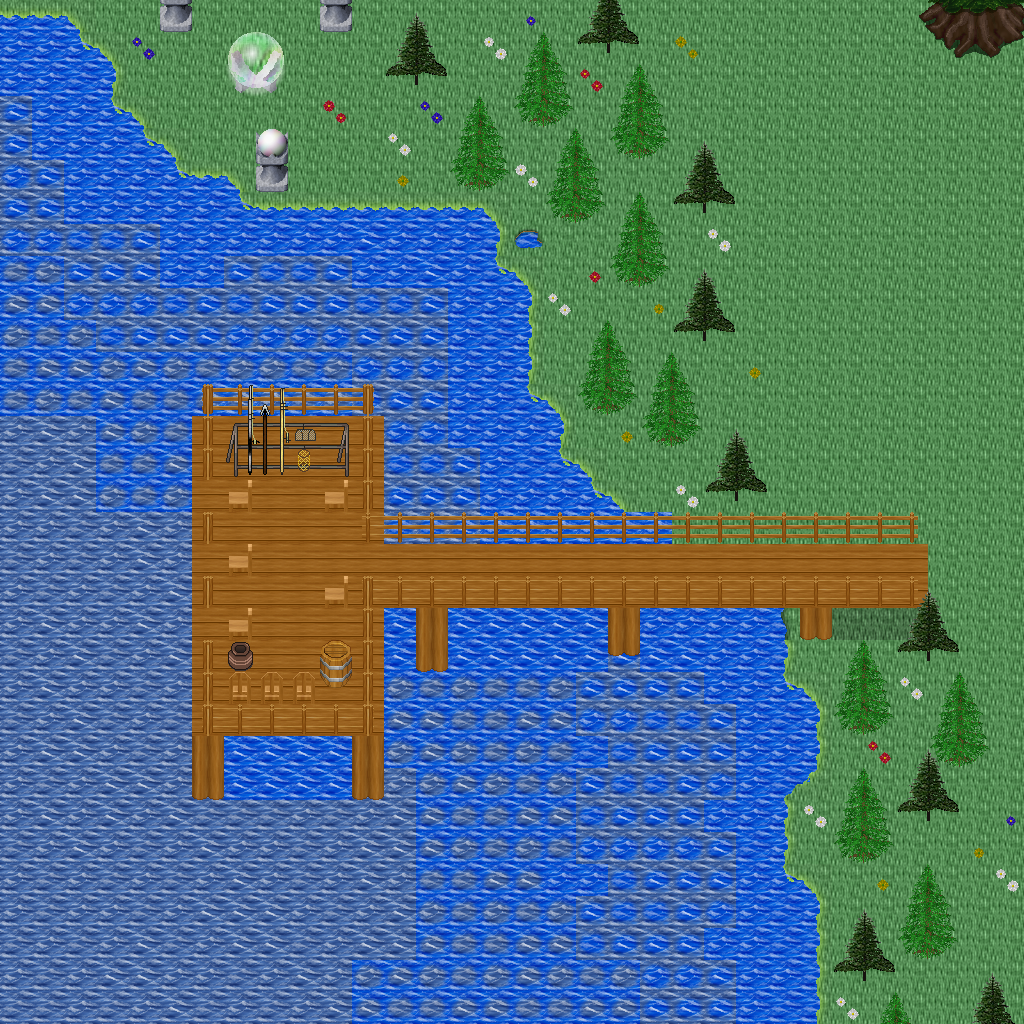

This game map was drawn from its Tiled (.tmx) file and the tilesets committed beside it. A one-line description and the trimmed map source follow:
An orthogonal 32x32 tile map with 32x32 px tiles, 5 tile layers (Ground, Objects, Objects2, Above, ...), 1 hidden layer not drawn, 60 tilesets.

<map version="1.10" tiledversion="1.11.0" orientation="orthogonal" renderorder="right-down" width="32" height="32" tilewidth="32" tileheight="32" infinite="0" nextlayerid="11" nextobjectid="1">
 <tileset firstgid="1" name="logic_collision" tilewidth="32" tileheight="32" tilecount="1" columns="1">
  <image source="../drawable/logic_collision.png" width="32" height="32" />
 </tileset>
 <tileset firstgid="2" name="building_decoration_orbpedestal" tilewidth="32" tileheight="32" tilecount="2" columns="1">
  <image source="../drawable/building_decoration_orbpedestal.png" width="32" height="64" />
 </tileset>
 <tileset firstgid="4" name="building_decoration_chimney" tilewidth="32" tileheight="32" tilecount="2" columns="1">
  <image source="../drawable/building_decoration_chimney.png" width="32" height="64" />
 </tileset>
 <tileset firstgid="6" name="item_statue_fairypool" tilewidth="32" tileheight="32" tilecount="16" columns="2">
  <image source="../drawable/item_statue_fairypool.png" width="64" height="256" />
 </tileset>
 <tileset firstgid="22" name="building_decoration_stone_details" tilewidth="32" tileheight="32" tilecount="4" columns="2">
  <image source="../drawable/building_decoration_stone_details.png" width="64" height="64" />
 </tileset>
 <tileset firstgid="26" name="building_door_closed" tilewidth="32" tileheight="32" tilecount="1" columns="1">
  <image source="../drawable/building_door_closed.png" width="32" height="32" />
 </tileset>
 <tileset firstgid="27" name="building_door_door" tilewidth="32" tileheight="32" tilecount="6" columns="3">
  <image source="../drawable/building_door_door.png" width="96" height="64" />
 </tileset>
 <tileset firstgid="33" name="building_fence_fence_chunky" tilewidth="32" tileheight="32" tilecount="21" columns="3">
  <image source="../drawable/building_fence_fence_chunky.png" width="96" height="224" />
 </tileset>
 <tileset firstgid="54" name="building_roof_blue" tilewidth="32" tileheight="32" tilecount="20" columns="5">
  <image source="../drawable/building_roof_blue.png" width="160" height="128" />
 </tileset>
 <tileset firstgid="74" name="building_roof_green" tilewidth="32" tileheight="32" tilecount="20" columns="5">
  <image source="../drawable/building_roof_green.png" width="160" height="128" />
 </tileset>
 <tileset firstgid="94" name="building_roof_red" tilewidth="32" tileheight="32" tilecount="20" columns="5">
  <image source="../drawable/building_roof_red.png" width="160" height="128" />
 </tileset>
 <tileset firstgid="114" name="building_roof_red2" tilewidth="32" tileheight="32" tilecount="20" columns="5">
  <image source="../drawable/building_roof_red2.png" width="160" height="128" />
 </tileset>
 <tileset firstgid="134" name="building_roof_roof_borders" tilewidth="32" tileheight="32" tilecount="9" columns="3">
  <image source="../drawable/building_roof_roof_borders.png" width="96" height="96" />
 </tileset>
 <tileset firstgid="143" name="building_roof_yellow" tilewidth="32" tileheight="32" tilecount="20" columns="5">
  <image source="../drawable/building_roof_yellow.png" width="160" height="128" />
 </tileset>
 <tileset firstgid="163" name="building_window_window_long" tilewidth="32" tileheight="32" tilecount="3" columns="3">
  <image source="../drawable/building_window_window_long.png" width="96" height="32" />
 </tileset>
 <tileset firstgid="166" name="ground_cobbled_paving" tilewidth="32" tileheight="32" tilecount="1" columns="1">
  <image source="../drawable/ground_cobbled_paving.png" width="32" height="32" />
 </tileset>
 <tileset firstgid="167" name="ground_gravel" tilewidth="32" tileheight="32" tilecount="1" columns="1">
  <image source="../drawable/ground_gravel.png" width="32" height="32" />
 </tileset>
 <tileset firstgid="168" name="ground_stone_floors" tilewidth="32" tileheight="32" tilecount="6" columns="3">
  <image source="../drawable/ground_stone_floors.png" width="96" height="64" />
 </tileset>
 <tileset firstgid="174" name="ground_ground" tilewidth="32" tileheight="32" tilecount="33" columns="3">
  <image source="../drawable/ground_ground.png" width="96" height="352" />
 </tileset>
 <tileset firstgid="207" name="plant_bush_various_small" tilewidth="32" tileheight="32" tilecount="9" columns="3">
  <image source="../drawable/plant_bush_various_small.png" width="96" height="96" />
 </tileset>
 <tileset firstgid="216" name="plant_flower_daisy_blue" tilewidth="32" tileheight="32" tilecount="8" columns="2">
  <image source="../drawable/plant_flower_daisy_blue.png" width="64" height="128" />
 </tileset>
 <tileset firstgid="224" name="plant_flower_daisy_red" tilewidth="32" tileheight="32" tilecount="8" columns="2">
  <image source="../drawable/plant_flower_daisy_red.png" width="64" height="128" />
 </tileset>
 <tileset firstgid="232" name="plant_flower_daisy_white" tilewidth="32" tileheight="32" tilecount="8" columns="2">
  <image source="../drawable/plant_flower_daisy_white.png" width="64" height="128" />
 </tileset>
 <tileset firstgid="240" name="plant_flower_daisy_yellow" tilewidth="32" tileheight="32" tilecount="8" columns="2">
  <image source="../drawable/plant_flower_daisy_yellow.png" width="64" height="128" />
 </tileset>
 <tileset firstgid="248" name="plant_tree_spruce" tilewidth="32" tileheight="32" tilecount="6" columns="2">
  <image source="../drawable/plant_tree_spruce.png" width="64" height="96" />
 </tileset>
 <tileset firstgid="254" name="item_pot_pot_purple" tilewidth="32" tileheight="32" tilecount="1" columns="1">
  <image source="../drawable/item_pot_pot_purple.png" width="32" height="32" />
 </tileset>
 <tileset firstgid="255" name="item_pot_pot_tall" tilewidth="32" tileheight="32" tilecount="2" columns="1">
  <image source="../drawable/item_pot_pot_tall.png" width="32" height="64" />
 </tileset>
 <tileset firstgid="257" name="item_pot_small_barrel" tilewidth="32" tileheight="32" tilecount="2" columns="1">
  <image source="../drawable/item_pot_small_barrel.png" width="32" height="64" />
 </tileset>
 <tileset firstgid="259" name="item_postbox" tilewidth="32" tileheight="32" tilecount="4" columns="2">
  <image source="../drawable/item_postbox.png" width="64" height="64" />
 </tileset>
 <tileset firstgid="263" name="furniture_chair_wooden_pale" tilewidth="32" tileheight="32" tilecount="4" columns="2">
  <image source="../drawable/furniture_chair_wooden_pale.png" width="64" height="64" />
 </tileset>
 <tileset firstgid="267" name="furniture_table_wooden" tilewidth="32" tileheight="32" tilecount="1" columns="1">
  <image source="../drawable/furniture_table_wooden.png" width="32" height="32" />
 </tileset>
 <tileset firstgid="268" name="furniture_table_brick_base" tilewidth="32" tileheight="32" tilecount="3" columns="3">
  <image source="../drawable/furniture_table_brick_base.png" width="96" height="32" />
 </tileset>
 <tileset firstgid="271" name="furniture_light_iron_lamp" tilewidth="32" tileheight="32" tilecount="3" columns="1">
  <image source="../drawable/furniture_light_iron_lamp.png" width="32" height="96" />
 </tileset>
 <tileset firstgid="274" name="furniture_light_flames" tilewidth="32" tileheight="32" tilecount="6" columns="6">
  <image source="../drawable/furniture_light_flames.png" width="192" height="32" />
 </tileset>
 <tileset firstgid="280" name="furniture_sink_dark_side_on" tilewidth="32" tileheight="32" tilecount="6" columns="3">
  <image source="../drawable/furniture_sink_dark_side_on.png" width="96" height="64" />
 </tileset>
 <tileset firstgid="286" name="ground_grass_corners" tilewidth="32" tileheight="32" tilecount="24" columns="6">
  <image source="../drawable/ground_grass_corners.png" width="192" height="128" />
 </tileset>
 <tileset firstgid="310" name="ground_grass_edges" tilewidth="32" tileheight="32" tilecount="36" columns="12">
  <image source="../drawable/ground_grass_edges.png" width="384" height="96" />
 </tileset>
 <tileset firstgid="346" name="plant_tree_tree_fluffy" tilewidth="32" tileheight="32" tilecount="12" columns="4">
  <image source="../drawable/plant_tree_tree_fluffy.png" width="128" height="96" />
 </tileset>
 <tileset firstgid="358" name="ground_water_dungeon_water" tilewidth="32" tileheight="32" tilecount="30" columns="3">
  <image source="../drawable/ground_water_dungeon_water.png" width="96" height="320" />
 </tileset>
 <tileset firstgid="388" name="furniture_table_wooden_rectangular" tilewidth="32" tileheight="32" tilecount="9" columns="3">
  <image source="../drawable/furniture_table_wooden_rectangular.png" width="96" height="96" />
 </tileset>
 <tileset firstgid="397" name="item_statue_metal_and_stone" tilewidth="32" tileheight="32" tilecount="6" columns="3">
  <image source="../drawable/item_statue_metal_and_stone.png" width="96" height="64" />
 </tileset>
 <tileset firstgid="403" name="ground_fire_fire" tilewidth="32" tileheight="32" tilecount="27" columns="3">
  <image source="../drawable/ground_fire_fire.png" width="96" height="288" />
 </tileset>
 <tileset firstgid="430" name="furniture_table_bench" tilewidth="32" tileheight="32" tilecount="3" columns="3">
  <image source="../drawable/furniture_table_bench.png" width="96" height="32" />
 </tileset>
 <tileset firstgid="433" name="plant_bush_hosta" tilewidth="32" tileheight="32" tilecount="9" columns="3">
  <image source="../drawable/plant_bush_hosta.png" width="96" height="96" />
 </tileset>
 <tileset firstgid="442" name="plant_tree_tree_green" tilewidth="32" tileheight="32" tilecount="88" columns="8">
  <image source="../drawable/plant_tree_tree_green.png" width="256" height="352" />
 </tileset>
 <tileset firstgid="530" name="item_sign_large" tilewidth="32" tileheight="32" tilecount="15" columns="5">
  <image source="../drawable/item_sign_large.png" width="160" height="96" />
 </tileset>
 <tileset firstgid="545" name="building_wall_wall_brown" tilewidth="32" tileheight="32" tilecount="12" columns="3">
  <image source="../drawable/building_wall_wall_brown.png" width="96" height="128" />
 </tileset>
 <tileset firstgid="557" name="ground_green_paving_4" tilewidth="32" tileheight="32" tilecount="3" columns="3">
  <image source="../drawable/ground_green_paving_4.png" width="96" height="32" />
 </tileset>
 <tileset firstgid="560" name="item_swing" tilewidth="32" tileheight="32" tilecount="4" columns="2">
  <image source="../drawable/item_swing.png" width="64" height="64" />
 </tileset>
 <tileset firstgid="564" name="item_fishrods" tilewidth="32" tileheight="32" tilecount="12" columns="4">
  <image source="../drawable/item_fishrods.png" width="128" height="96" />
 </tileset>
 <tileset firstgid="576" name="logic_creature_human_kalavan" tilewidth="32" tileheight="32" tilecount="5" columns="5">
  <image source="../drawable/logic_creature_human_kalavan.png" width="160" height="32" />
 </tileset>
 <tileset firstgid="581" name="logic_creature_animal" tilewidth="32" tileheight="32" tilecount="32" columns="8">
  <image source="../drawable/logic_creature_animal.png" width="256" height="128" />
 </tileset>
 <tileset firstgid="613" name="building_decoration_numbers" tilewidth="32" tileheight="32" tilecount="20" columns="2">
  <image source="../drawable/building_decoration_numbers.png" width="64" height="320" />
 </tileset>
 <tileset firstgid="633" name="ground_green_paving" tilewidth="32" tileheight="32" tilecount="18" columns="3">
  <image source="../drawable/ground_green_paving.png" width="96" height="192" />
 </tileset>
 <tileset firstgid="651" name="item_huge_orb" tilewidth="32" tileheight="32" tilecount="16" columns="2">
  <image source="../drawable/item_huge_orb.png" width="64" height="256" />
 </tileset>
 <tileset firstgid="667" name="light_light_5x5" tilewidth="32" tileheight="32" tilecount="25" columns="5">
  <image source="../drawable/light_light_5x5.png" width="160" height="160" />
 </tileset>
 <tileset firstgid="692" name="light_dim_light_5x5" tilewidth="32" tileheight="32" tilecount="25" columns="5">
  <image source="../drawable/light_dim_light_5x5.png" width="160" height="160" />
 </tileset>
 <tileset firstgid="717" name="item_firewood" tilewidth="32" tileheight="32" tilecount="12" columns="3">
  <image source="../drawable/item_firewood.png" width="96" height="128" />
 </tileset>
 <tileset firstgid="729" name="logic_creature_fowl" tilewidth="32" tileheight="32" tilecount="6" columns="6">
  <image source="../drawable/logic_creature_fowl.png" width="192" height="32" />
 </tileset>
 <tileset firstgid="735" name="logic_creature_human_imperial" tilewidth="32" tileheight="32" tilecount="16" columns="8">
  <image source="../drawable/logic_creature_human_imperial.png" width="256" height="64" />
 </tileset>
 <layer id="1" name="Ground" width="32" height="32">
  <data>[1024 cells, 1024 non-empty, 16 distinct tile ids]</data>
 </layer>
 <layer id="2" name="Objects" width="32" height="32">
  <data>[1024 cells, 248 non-empty, 35 distinct tile ids]</data>
 </layer>
 <layer id="3" name="Objects2" width="32" height="32">
  <data>[1024 cells, 58 non-empty, 12 distinct tile ids]</data>
 </layer>
 <layer id="4" name="Above" width="32" height="32">
  <data>[1024 cells, 96 non-empty, 22 distinct tile ids]</data>
 </layer>
 <layer id="5" name="Above2" width="32" height="32">
  <data>[1024 cells, 0 non-empty, 0 distinct tile ids]</data>
 </layer>
 <layer id="6" name="Walkable" width="32" height="32" visible="0">
  <data>[1024 cells, 576 non-empty, 1 distinct tile ids]</data>
 </layer>
 <objectgroup id="7" name="Mapevents" />
 <objectgroup id="8" name="Spawn" />
 <objectgroup id="9" name="Keys" />
 <objectgroup id="10" name="Replace" />
</map>
